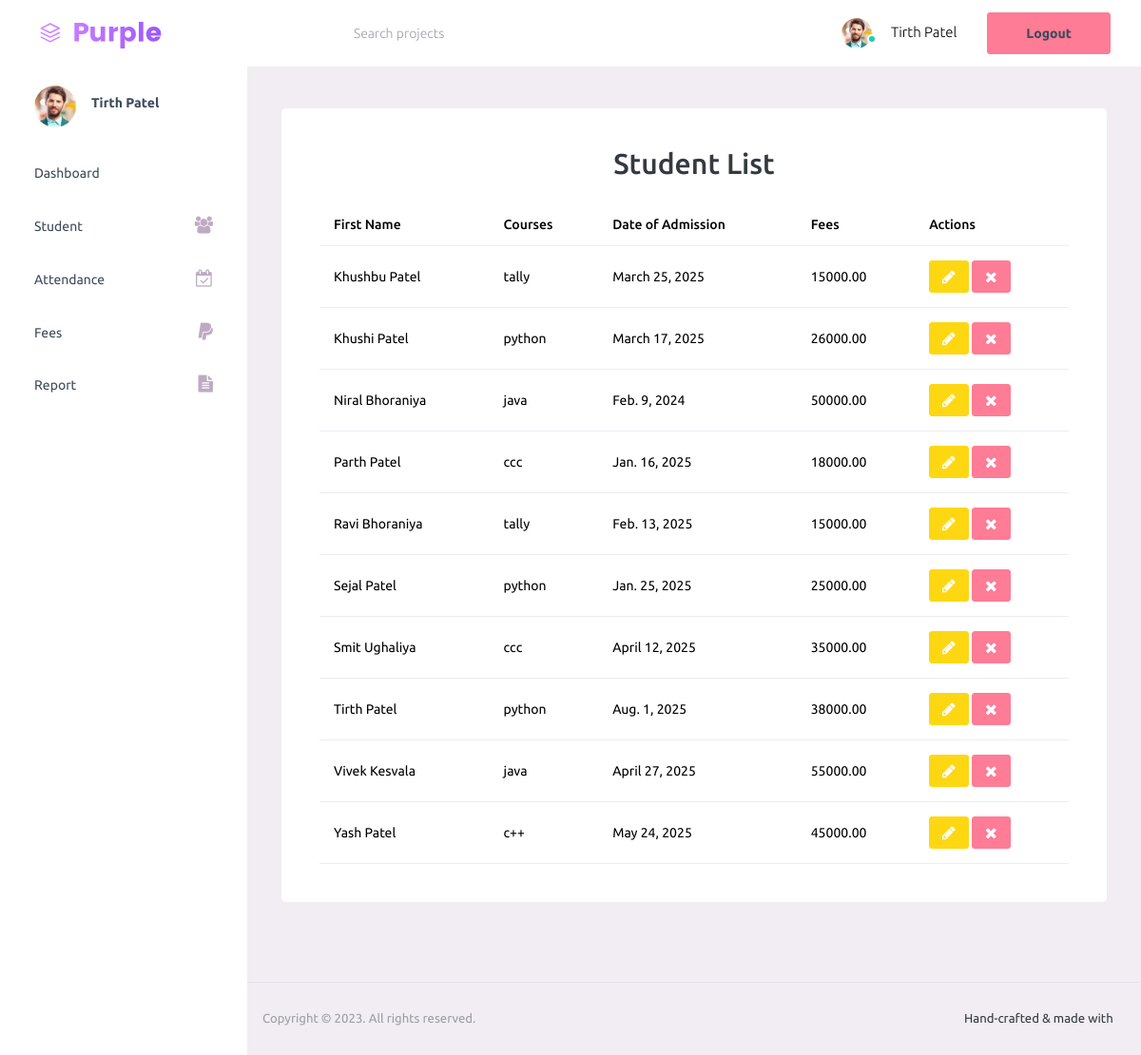
Page /studentlist/ (signed in) on the committed database.
### stu_app/models.py (models this page shows, shortened)
class Student(models.Model):
    Male='Male'
    Female='Female'
    gender=(
        (Male,'Male'),
        (Female,'Female')
    )
    users = models.ForeignKey('auth.User', on_delete=models.CASCADE, related_name='students')
    firstname=models.CharField(max_length=200)
    middlename=models.CharField(max_length=200)
    lastname=models.CharField(max_length=200)
    gender=models.CharField(max_length=200,choices=gender,default=Male)
    email=models.EmailField(max_length=200)
    phone=models.CharField(max_length=12)
    house_society_name = models.CharField(max_length=255, null=True, blank=True)
    landmark_area = models.CharField(max_length=255, null=True, blank=True)
    city = models.CharField(max_length=100, null=True, blank=True)
    pin_code = models.CharField(max_length=10)
    birthday = models.DateField(null=True, blank=True)
    courses=models.CharField(max_length=50)
    amount=models.DecimalField(max_digits=10,decimal_places=2)
    created_at = models.DateField(null=True, blank=True)
    image=models.ImageField(upload_to='student_image', null=True, blank=True)

### stu_app/views.py (the view)
# urls.py: path('studentlist/', views.studentlist,name='studentlist'),
@login_required(login_url='login_view')
def studentlist(request):
    student = Student.objects.all().order_by('firstname','lastname')
    return render(request,'studentlist.html',{'student':student})

### template/studentlist.html (shortened to what this page needs)
{% extends "base.html" %}
{% block body %}
{% load static %}
<div class="row">
  <div class="col-lg-12 grid-margin stretch-card">
    <div class="card">
      <div class="card-body">
        <h2 class="text-center mb-4">Student List</h2>
        <table class="table">
          <thead>
            <tr>
              <th>First Name</th>
              <th>Courses</th>
              <th>Date of Admission</th>
              <th>Fees</th>
              <th>Actions </th>
            </tr>
          </thead>
          <tbody>
            {% for stu in student %}
            <tr>
              <td>{{stu.firstname}} {{stu.lastname}}</td>
              <td>{{stu.courses}}</td>
              <td>{{stu.created_at}}</td>
              <td>{{stu.amount}}</td>
              <td>
                <a href="{% url 'editstudent' stu.id %}" class="btn btn-warning btn-sm"><i class="fa fa-pencil"></i></a>
                <form action="{% url 'deletestudent' stu.id %}" method="post" class="d-inline" enctype="multipart/form-data">
                    <button type="submit" class="btn btn-danger btn-sm" onclick="return confirm('Are you sure you want to delete this student?');"><i class="fa fa-times"></i></button>
                </form>
              </td>
            </tr>
            {% endfor %}
          </tbody>
        </table>
      </div>
    </div>
  </div>
</div>
{% endblock body %}

### template/base.html (shortened to what this page needs)
<!DOCTYPE html>
<html lang="en">
{% load static %}
<head>
  <link rel="stylesheet" href="https://cdnjs.cloudflare.com/ajax/libs/font-awesome/4.7.0/css/font-awesome.min.css">
  <link rel="stylesheet" href="{% static 'assets/vendors/mdi/css/materialdesignicons.min.css' %}">
  <link rel="stylesheet" href="{% static 'assets/vendors/ti-icons/css/themify-icons.css' %}">
  <link rel="stylesheet" href="{% static 'assets/vendors/css/vendor.bundle.base.css' %}">
  <link rel="stylesheet" href="{% static 'assets/vendors/font-awesome/css/font-awesome.min.css' %}">
  <link rel="stylesheet" href="{% static 'assets/vendors/select2/select2.min.css' %}">
  <link rel="stylesheet" href="{% static 'assets/vendors/select2-bootstrap-theme/select2-bootstrap.min.css' %}">
  <link rel="stylesheet" href="{% static 'assets/vendors/font-awesome/css/font-awesome.min.css' %}" />
  <link rel="stylesheet" href="{% static 'assets/vendors/bootstrap-datepicker/bootstrap-datepicker.min.css' %}">
  <link rel="stylesheet" href="{% static 'assets/css/style.css' %}">
</head>
<body>
  <div class="container-scroller">
    <nav class="navbar default-layout-navbar col-lg-12 col-12 p-0 fixed-top d-flex flex-row">
      <div class="text-center navbar-brand-wrapper d-flex align-items-center justify-content-start">
        <a class="navbar-brand brand-logo" href="/index"><img src="{% static 'assets/images/logo.svg' %}"
            alt="logo" /></a>
      </div>
      <div class="navbar-menu-wrapper d-flex align-items-stretch">
        <button class="navbar-toggler navbar-toggler align-self-center" type="button" data-toggle="minimize">
          <span class="mdi mdi-menu"></span>
        </button>
        <div class="search-field d-none d-md-block">
          <form class="d-flex align-items-center h-100" action="#">
            <div class="input-group">
              <div class="input-group-prepend bg-transparent">
                <i class="input-group-text border-0 mdi mdi-magnify"></i>
              </div>
              <input type="text" class="form-control bg-transparent border-0" placeholder="Search projects">
            </div>
          </form>
        </div>
        <ul class="navbar-nav navbar-nav-right">
          <li class="nav-item nav-profile dropdown">
            <a class="nav-link" id="profileDropdown" href="#" data-bs-toggle="dropdown" aria-expanded="false">
              <div class="nav-profile-img">
                <img src="{% static 'assets/images/faces/face1.jpg' %}" alt="image">
                <span class="availability-status online"></span>
              </div>
              <div class="nav-profile-text">
                <p class="mb-1 text-black">{{user.username}}</p>
              </div>
            </a>
          </li>
          {% if user.is_authenticated %}
          <li class="nav-item">
            <a class="btn btn-danger text-dark mx-2" href="/logout_view">Logout</a>
          </li>
          {% endif %}
        </ul>
      </div>
    </nav>
    <div class="container-fluid page-body-wrapper">
      <nav class="sidebar sidebar-offcanvas" id="sidebar">
        <ul class="nav">
          <li class="nav-item nav-profile">
            <a href="#" class="nav-link">
              <div class="nav-profile-image">
                <img src="{% static 'assets/images/faces/face1.jpg' %}" alt="profile" />
              </div>
              <div class="nav-profile-text d-flex flex-column">
                <span class="font-weight-bold mb-2">{{ user.username }}</span>
              </div>
            </a>
          </li>
          <li class="nav-item">
            <a class="nav-link" href="/index">
              <span class="menu-title">Dashboard</span>
              <i class="mdi mdi-home menu-icon"></i>
            </a>
          </li>
          <li class="nav-item">
            <a class="nav-link" data-bs-toggle="collapse" href="#ui-basic" aria-expanded="false"
              aria-controls="ui-basic">
              <span class="menu-title">Student</span>
              <i class="menu-arrow"></i>
              <i class="fa fa-users menu-icon"></i>
            </a>
          </li>
          <li class="nav-item">
            <a class="nav-link" data-bs-toggle="collapse" href="#ui-basic1" aria-expanded="false"
              aria-controls="ui-basic">
              <span class="menu-title">Attendance</span>
              <i class="menu-arrow"></i>
              <i class="	fa fa-calendar-check-o menu-icon"></i>
            </a>
          </li>
          <li class="nav-item">
            <a class="nav-link" data-bs-toggle="collapse" href="#ui-basic2" aria-expanded="false"
              aria-controls="ui-basic">
              <span class="menu-title">Fees</span>
              <i class="menu-arrow"></i>
              <i class="fa fa-paypal menu-icon"></i>
            </a>
          </li>
          <li class="nav-item">
            <a class="nav-link" data-bs-toggle="collapse" href="#report" aria-expanded="false" aria-controls="ui-basic">
              <span class="menu-title">Report</span>
              <i class="menu-arrow"></i>
              <i class="fa fa-file-text menu-icon"></i>
            </a>
          </li>
        </ul>
      </nav>
      <div class="main-panel">
        <div class="content-wrapper">
          {% block body %}{% endblock body %}
        </div>
        <footer class="footer">
          <div class="d-sm-flex justify-content-center justify-content-sm-between">
            <span class="text-muted text-center text-sm-left d-block d-sm-inline-block">Copyright © 2023. All rights
              reserved.</span>
            <span class="float-none float-sm-right d-block mt-1 mt-sm-0 text-center">Hand-crafted & made with <i
                class="mdi mdi-heart text-danger"></i></span>
          </div>
        </footer>
      </div>
    </div>
  </div>
</body>
</html>

### rows in the picture
Student: firstname "Khushbu", lastname "Patel", courses "tally", created_at "March 25, 2025", amount "15000.00"
Student: firstname "Khushi", lastname "Patel", courses "python", created_at "March 17, 2025", amount "26000.00"
Student: firstname "Niral", lastname "Bhoraniya", courses "java", created_at "Feb. 9, 2024", amount "50000.00"
Student: firstname "Parth", lastname "Patel", courses "ccc", created_at "Jan. 16, 2025", amount "18000.00"
Student: firstname "Ravi", lastname "Bhoraniya", courses "tally", created_at "Feb. 13, 2025", amount "15000.00"
Student: firstname "Sejal", lastname "Patel", courses "python", created_at "Jan. 25, 2025", amount "25000.00"
Student: firstname "Smit", lastname "Ughaliya", courses "ccc", created_at "April 12, 2025", amount "35000.00"
Student: firstname "Tirth", lastname "Patel", courses "python", created_at "Aug. 1, 2025", amount "38000.00"
Student: firstname "Vivek", lastname "Kesvala", courses "java", created_at "April 27, 2025", amount "55000.00"
Student: firstname "Yash", lastname "Patel", courses "c++", created_at "May 24, 2025", amount "45000.00"

### other values in the picture
{{ user.username }} "Tirth Patel"
